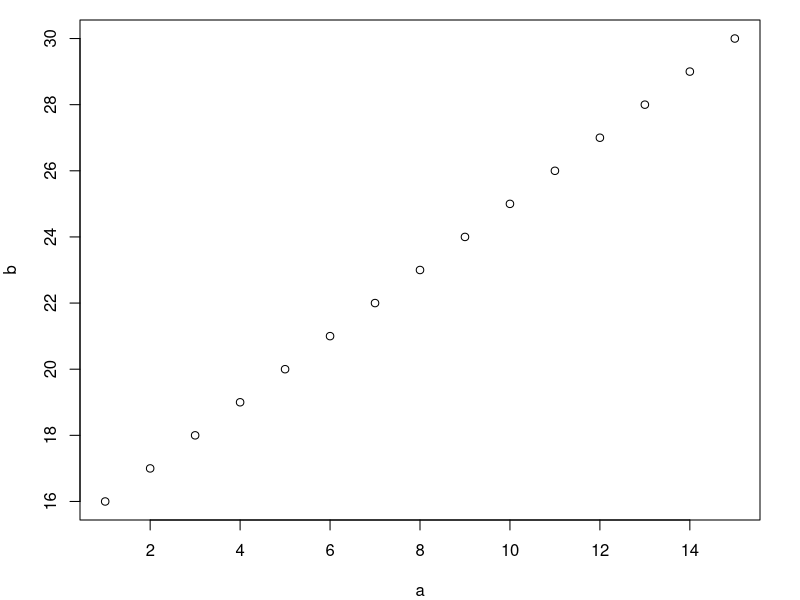
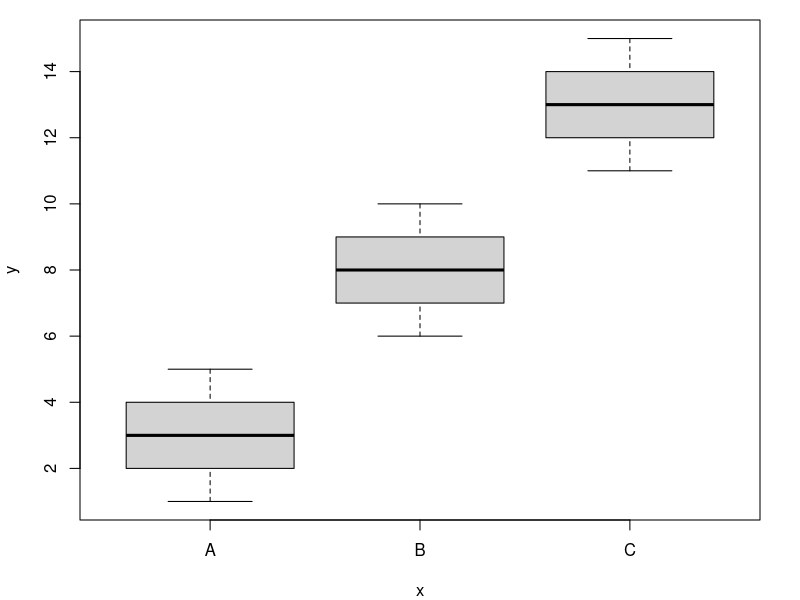
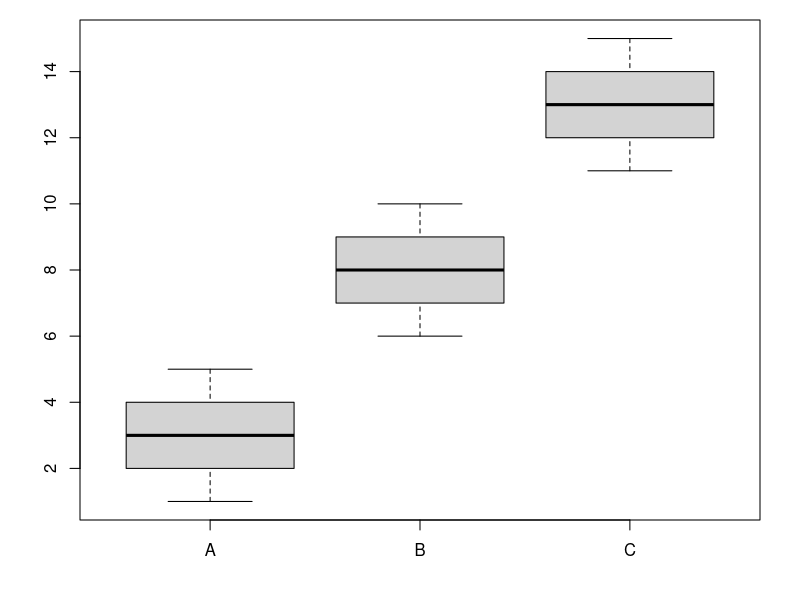
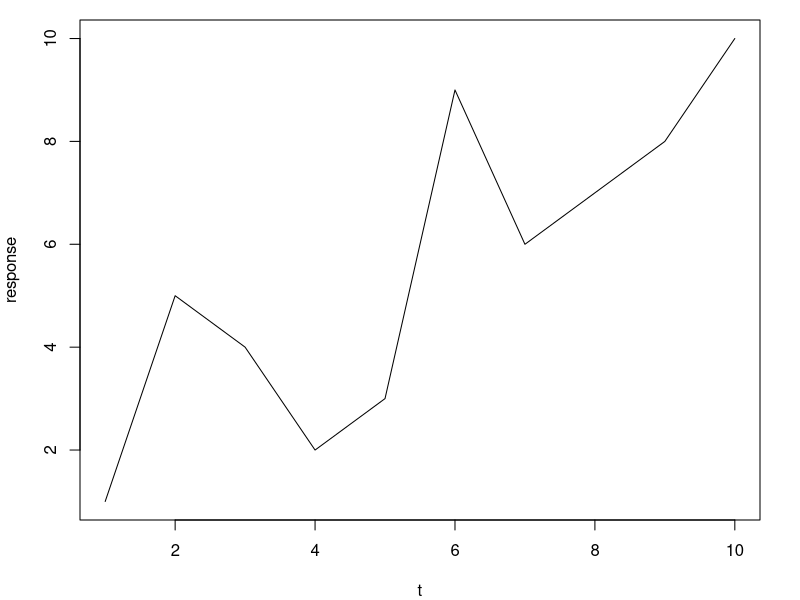
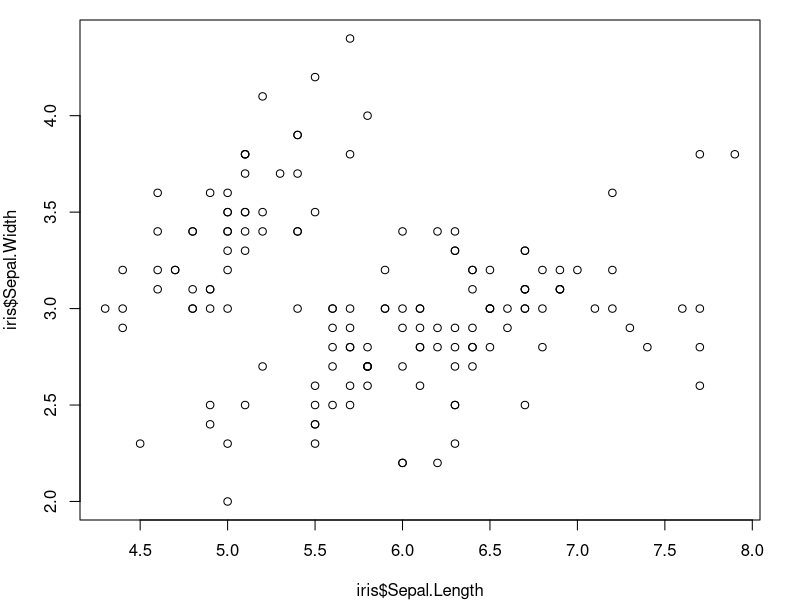
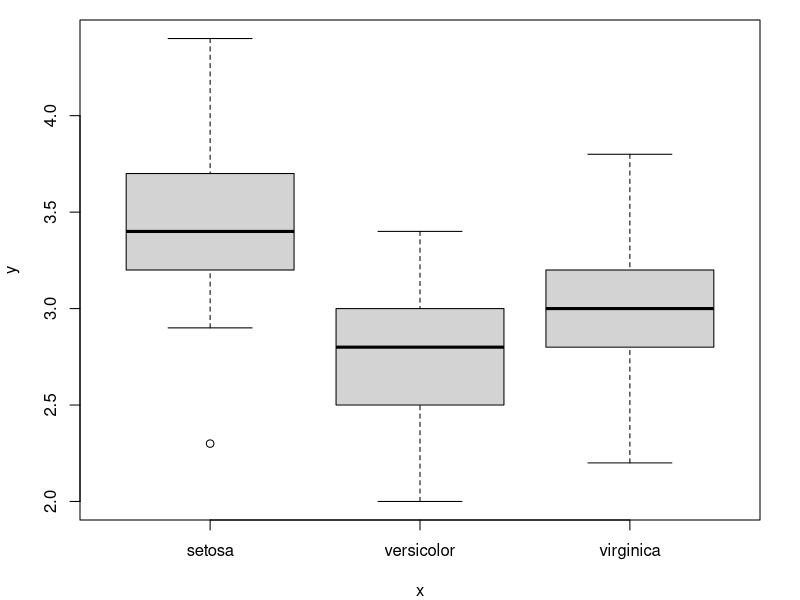
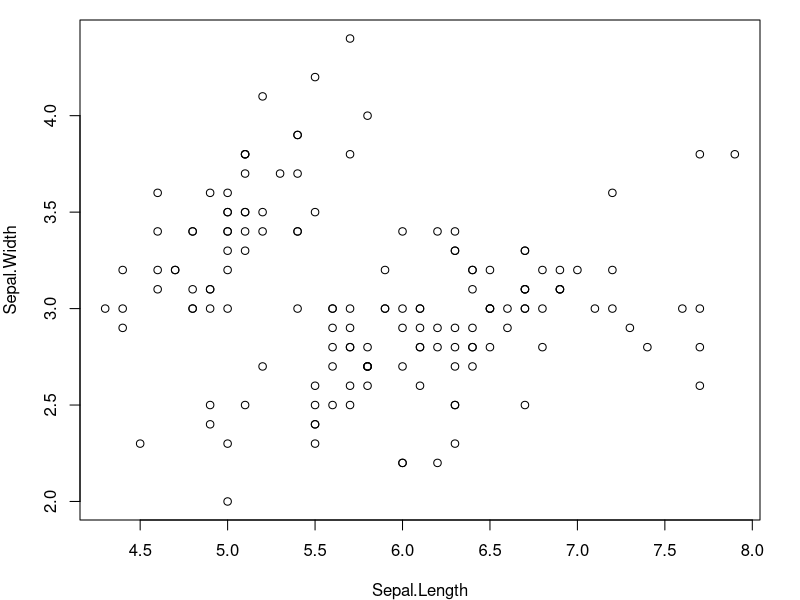
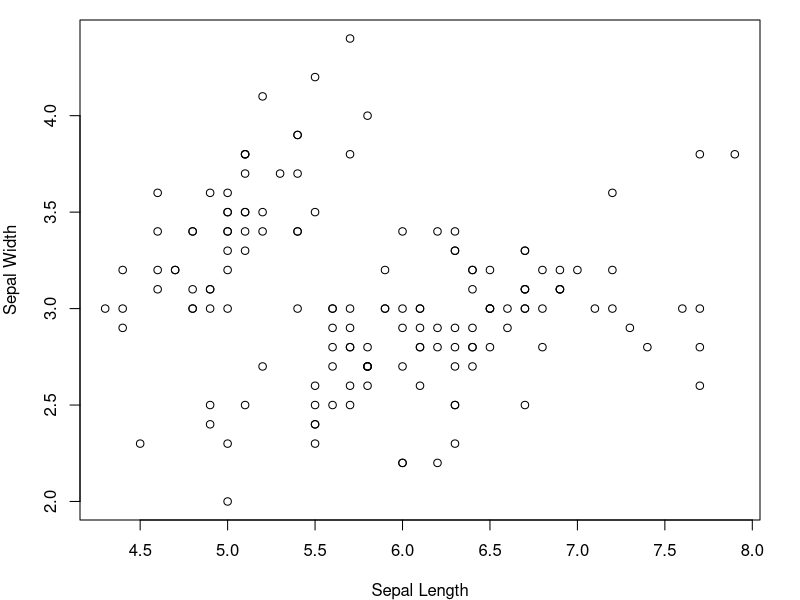

Reproduce these figures in R, in order. (Note: this script raises an error after producing the figures.)
## ---- chunk 1
library(knitr)
#knitr::opts_chunk$set(out.width="3.5in")
## ---- chunk 2
par(mar=c(4,4,1,2))
a=seq(1,15, 1) #continuous variable 1
b=seq(16,30,1) #continuous variable 2
plot(a, b) #plot two continuous variables
## ---- chunk 3
par(mar=c(4,4,1,2))
fac=factor(c(rep("A", 5), rep("B", 5), rep("C", 5))) #a factor
plot(fac, a) #plot factor on x-axis and continuous variable on y-axis
## ---- chunk 4
par(mar=c(4,4,1,2))
boxplot(1:5, 6:10, 11:15, names=c("A", "B", "C"))
## ---- chunk 5
par(mar=c(4,4,1,2))
t=seq(1,10,1) # time sequence, from 1 to 10
response=c(1,5,4,2,3,9,6,7,8,10) # 10 random numbers
plot(t, response, type="l") #plot a line plot
## ---- chunk 6
par(mar=c(4,4,1,2))
plot(iris$Sepal.Length, iris$Sepal.Width)
## ---- chunk 7
par(mar=c(4,4,1,2))
plot(iris$Species, iris$Sepal.Width)
## ---- chunk 8
par(mar=c(4,4,1,2))
plot(Sepal.Width~Sepal.Length, data=iris)
## ---- chunk 9
par(mar=c(4,4,1,2))
plot(Sepal.Width~Sepal.Length, data=iris, xlab="Sepal Length", ylab="Sepal Width")
## ---- chunk 10
par(mar=c(4,4,3,2))
plot(Sepal.Width~Sepal.Length, data=iris, xlab="Sepal Length", ylab="Sepal Width", main="Length vs. width of sepals in Iris", las=1)
## ---- chunk 11
par(mar=c(4,4,3,2))
plot(Sepal.Width~Sepal.Length, data=iris, xlab="Sepal Length", ylab="Sepal Width", main="Length vs. width of sepals in Iris", las=1, xlim=c(0,10), ylim=c(0,5))
## ---- chunk 12
par(mar=c(4,4,1,2))
plot(Sepal.Width~Sepal.Length, data=iris, xlab="Sepal Length", ylab="Sepal Width", las=1, pch=4)
## ---- chunk 13
plot(1:25, rep(1, 25), pch=1:25, cex=1.2,yaxt="n", xaxt="n",ylab="", xlab="", main="Point Types (pch=)", bty="n")
axis(1, at=1:25, lty=0)
## ---- chunk 14
par(mar=c(4,4,1,2))
plot(Sepal.Width~Sepal.Length, data=iris, xlab="Sepal Length", ylab="Sepal Width", las=1, pch=1, cex=3)
## ---- chunk 15
par(mar=c(4,4,1,2))
plot(Sepal.Width~Sepal.Length, data=iris, xlab="Sepal Length", ylab="Sepal Width",  las=1, pch=19, col=4)
## ---- chunk 16
plot(1:8, rep(1, 8), pch=19, col=1:8, cex=2,yaxt="n", xaxt="n",ylab="", xlab="", main="Point Colors (col=)", bty="n")
axis(1, at=1:8, lty=0)
## ---- chunk 17
par(mar=c(4,4,1,2))
plot(Sepal.Width~Sepal.Length, data=iris, xlab="Sepal Length", ylab="Sepal Width", las=1, pch=19, col="red")
## ---- chunk 18
plot(1:8, rep(1, 8), pch=19, col=c("tomato", "firebrick", "goldenrod2", "chartreuse4", "darkviolet", "mediumorchid3", "slateblue", "mistyrose4"), cex=2,yaxt="n", xaxt="n",ylab="", xlab="", main="Some named colors", bty="n")
axis(1, at=1:8, labels=c("tomato", "firebrick", "goldenrod2", "chartreuse4", "darkviolet", "mediumorchid3", "slateblue", "mistyrose4"), lty=0)
## ---- chunk 19
par(mar=c(4,4,1,2))
plot(Sepal.Width~Sepal.Length, data=iris, xlab="Sepal Length", ylab="Sepal Width", las=1, pch=19, col="#00FF00")
## ---- chunk 20
par(mar=c(4,4,1,2))
my.colors=rainbow(12) #set up color palette
plot(1:12, pch=19, cex=2, col=my.colors) #plot dots, each with different colors
## ---- chunk 21
par(mar=c(4,4,1,2))
my.colors=topo.colors(12) #set up color palette
plot(1:12, pch=19, cex=2, col=my.colors) #plot dots, each with different colors
## ---- chunk 22

par(mar=c(2,1,1,1), mfrow=c(1,2))
col.vec=c(rgb(0,0,0,1),  rgb(1,1,0,1),  rgb(1,0,1,1),  rgb(0,1,1,1),  rgb(1,0,0,1),  rgb(0,1,0,1),  rgb(0,0,1,1) )

plot(rep(1, length(col.vec)), seq(1,5, length=length(col.vec)), pch=19, col=col.vec, cex=6, yaxt="n", xaxt="n",ylab="", xlab="", bty="n", ylim=c(0,6))
text(rep(1, length(col.vec)), seq(1,5, length=length(col.vec)), labels=c("rgb(0,0,0,1)",  "rgb(1,1,0,1)",  "rgb(1,0,1,1)",  "rgb(0,1,1,1)",  "rgb(1,0,0,1)",  "rgb(0,1,0,1)",  "rgb(0,0,1,1)" ), pos=4, offset=1.5)

col.vec2=c(rgb(0,0,0,0.5),  rgb(1,1,0,0.5),  rgb(1,0,1,0.5),  rgb(0,1,1,0.5),  rgb(1,0,0,0.5),  rgb(0,1,0,0.5),  rgb(0,0,1,0.5) )

plot(rep(1, length(col.vec2)), seq(1,5, length=length(col.vec2)), pch=19, col=col.vec2, cex=6, yaxt="n", xaxt="n",ylab="", xlab="", bty="n", ylim=c(0,6))
text(rep(1, length(col.vec)), seq(1,5, length=length(col.vec2)), labels=c("rgb(0,0,0,0.5)",  "rgb(1,1,0,0.5)",  "rgb(1,0,1,0.5)",  "rgb(0,1,1,0.5)",  "rgb(1,0,0,0.5)",  "rgb(0,1,0,0.5)",  "rgb(0,0,1,0.5)" ), pos=4, offset=1.5)
## ---- chunk 23
par(mar=c(4,4,1,2))
plot(Sepal.Width~Sepal.Length, data=iris, xlab="Sepal Length", ylab="Sepal Width", las=1, pch=19, cex=3, col=rgb(1, 0, 0, 0.5))
## ---- chunk 24
par(mar=c(4,4,1,2))
par(mfrow=c(1,2)) #set up a plotting region with one row and two columns:
plot(Sepal.Width~Sepal.Length, data=iris, xlab="Sepal Length", ylab="Sepal Width",  las=1, pch=19, col="#00FF00") #first plot
plot(Sepal.Width~Sepal.Length, data=iris, xlab="Sepal Length", ylab="Sepal Width", las=1, pch=19, col="tomato") #secon plot
## ---- chunk 25
head(iris$Species) #recall that head() shows the first three elements of a vector
## ---- chunk 26
as.numeric(iris$Species) #convert species into numbers.
## ---- chunk 27
par(mar=c(4,4,1,2))
plot(Sepal.Width~Sepal.Length, data=iris, xlab="Sepal Length", ylab="Sepal Width", las=1, pch=19, col=as.numeric(iris$Species))
## ---- chunk 28
colorset=rainbow(3) #create a palette of 3 colors
pt.cols=colorset[as.numeric(iris$Species)] #This is now a vector of colors for each point
## ---- chunk 29
par(mar=c(4,4,1,2))
plot(Sepal.Width~Sepal.Length, data=iris, xlab="Sepal Length", ylab="Sepal Width", las=1, pch=19, col=pt.cols)
## ---- chunk 30
par(mar=c(4,4,1,2))
plot(Sepal.Width~Sepal.Length, data=iris, xlab="Sepal Length", ylab="Sepal Width", las=1, pch=19, col=pt.cols)
legend("bottomright", legend=c("I. setosa", "I. versicolor", "I. virginica"), pch=19, col=colorset)
## ---- chunk 31
par(mar=c(4,4,1,7), xpd=TRUE) #make the margin wider, and allow me to plot outside the box.

plot(Sepal.Width~Sepal.Length, data=iris, xlab="Sepal Length", ylab="Sepal Width", las=1, pch=19, col=pt.cols)

legend(8.2, 3, legend=c("I. setosa", "I. versicolor", "I. virginica"), pch=19, col=colorset)
## ---- chunk 32
par(mar=c(4,4,1,2))
plot(Sepal.Width~Sepal.Length, data=iris, xlab="Sepal Length", ylab="Sepal Width", las=1, pch=19, col=pt.cols) #make the plot again without the legend
example.plot=recordPlot() #save the plot as an object called 'example.plot'
## ---- chunk 33
mean.Sepal.length=tapply(iris$Sepal.Length, iris$Species, mean)
mean.Sepal.width=tapply(iris$Sepal.Width, iris$Species, mean)
mean.Sepal.length
mean.Sepal.width
## ---- chunk 34
par(mar=c(4,4,1,2))
example.plot
points(x=mean.Sepal.length, y=mean.Sepal.width, pch="x", cex=2) #add an "x" at the mean Sepal length & width for all three species
## ---- chunk 35
par(mar=c(4,4,1,2))
example.plot
points(x=mean.Sepal.length, y=mean.Sepal.width, pch="x", cex=2) #add an "x" at the mean Sepal length & width for all three species
text(x=mean.Sepal.length, y=mean.Sepal.width, labels=c("setosa", "versicolor", "virginica"), pos=1, offset=0.5)
## ---- chunk 36
par(mar=c(4,4,1,2))
example.plot
abline(v=mean.Sepal.length, lty=3) #add a vertical lines at the mean Sepal length for each species. 
## ---- chunk 37
par(mar=c(4,4,1,2))
example.plot
abline(v=mean.Sepal.length, lty=3, col=colorset) #add a vertical lines at the mean Sepal length for each species. 
abline(h=mean.Sepal.width, lty=3, col=colorset) #add a vertical lines at the mean Sepal length for each species. 
## ---- chunk 38
knitr::include_graphics("images/Saving_plot.png")
